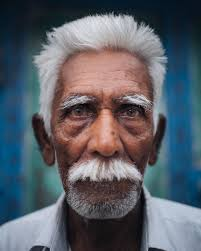
#> input picture images/images.jpeg, 201 x 251 px
$ python HW_lesson2_1.py
#> lines starting #> are read from the running program, lines starting #| are printed output that depends on the picture; after the words box and inside, x2 and y2 are one past the last pixel; in counts of white or black regions, pixels touching at a corner belong together
import cv2

image = cv2.imread('images/images.jpeg')
#> image is the input picture: shape (251, 201, 3); mean B, G, R 103.5, 94.9, 89.5
image = cv2.resize(image, (image.shape[1] // 2, image.shape[0] // 2))
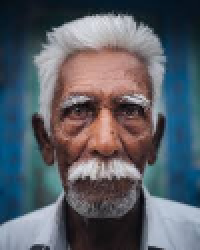
#> image: shape (125, 100, 3) (shown 2 times larger); mean B, G, R 103.3, 94.8, 89.3
image = cv2.cvtColor(image, cv2.COLOR_BGR2GRAY)
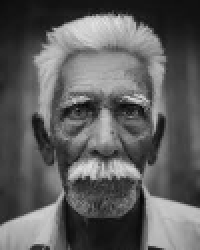
#> image: shape (125, 100) (shown 2 times larger); min 4, max 227, mean 94.1
image = cv2.Canny(image, 100, 200)
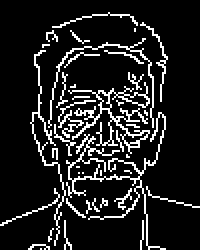
#> image: shape (125, 100) (shown 2 times larger); 12.6% white in thin lines or dots

cv2.imwrite('images/resultportret.jpg', image)
cv2.imshow('image', image)

cv2.waitKey(0)
cv2.destroyAllWindows()

$ run again, with images/WIN_20260214_19_07_16_Pro.jpg copied over images/images.jpeg
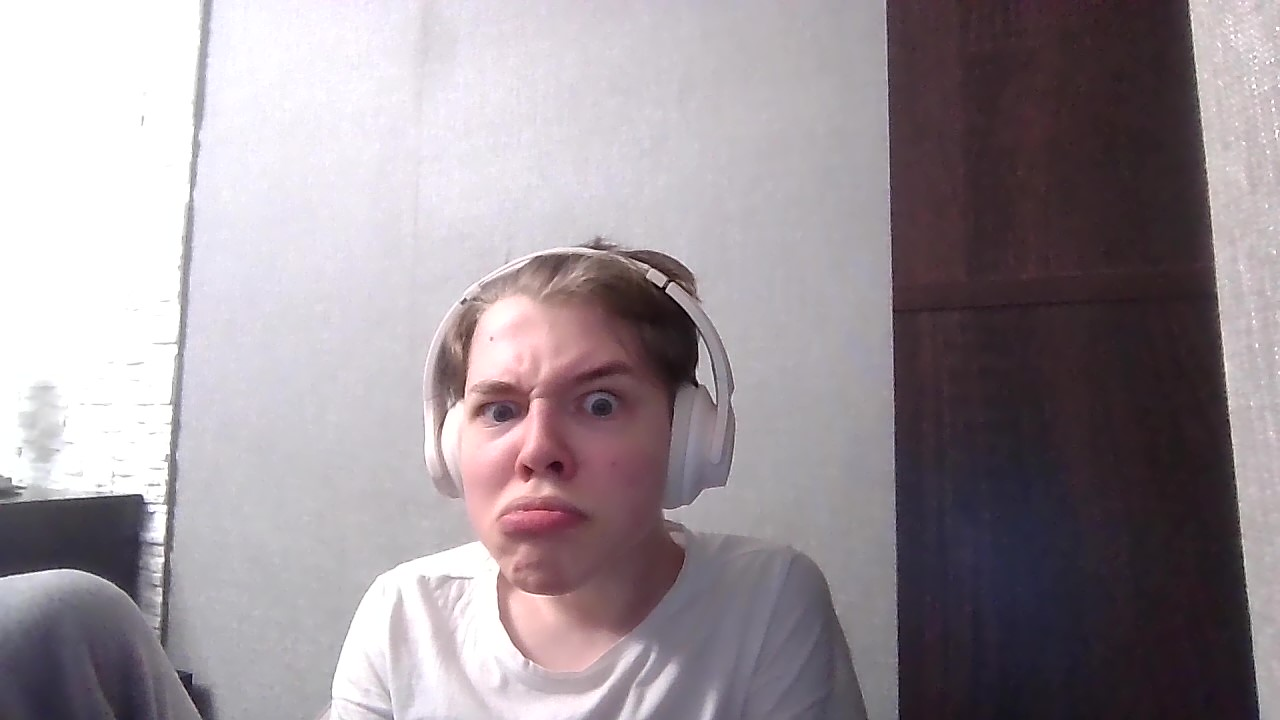
#> input picture images/WIN_20260214_19_07_16_Pro.jpg, 1280 x 720 px
#> image is the input picture: shape (720, 1280, 3); mean B, G, R 151.9, 145.9, 155.3
#> `image = cv2.cvtColor(image, cv2.COLOR_BGR2GRAY)`:
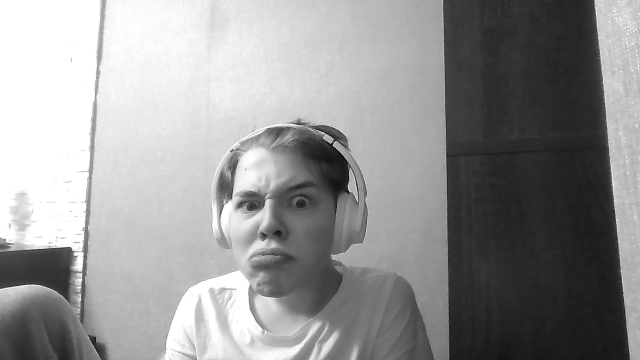
#> image: shape (360, 640); min 6, max 255, mean 149.5
#> `image = cv2.Canny(image, 100, 200)`:
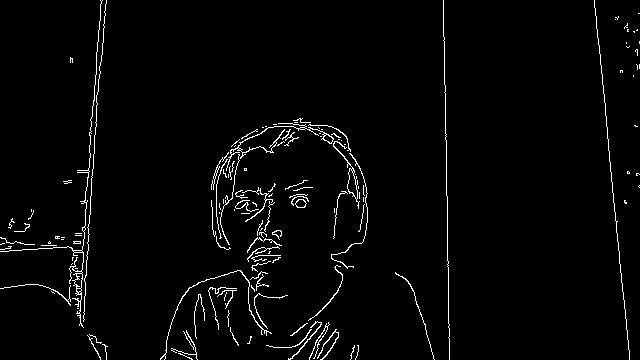
#> image: shape (360, 640); 2.5% white in thin lines or dots
